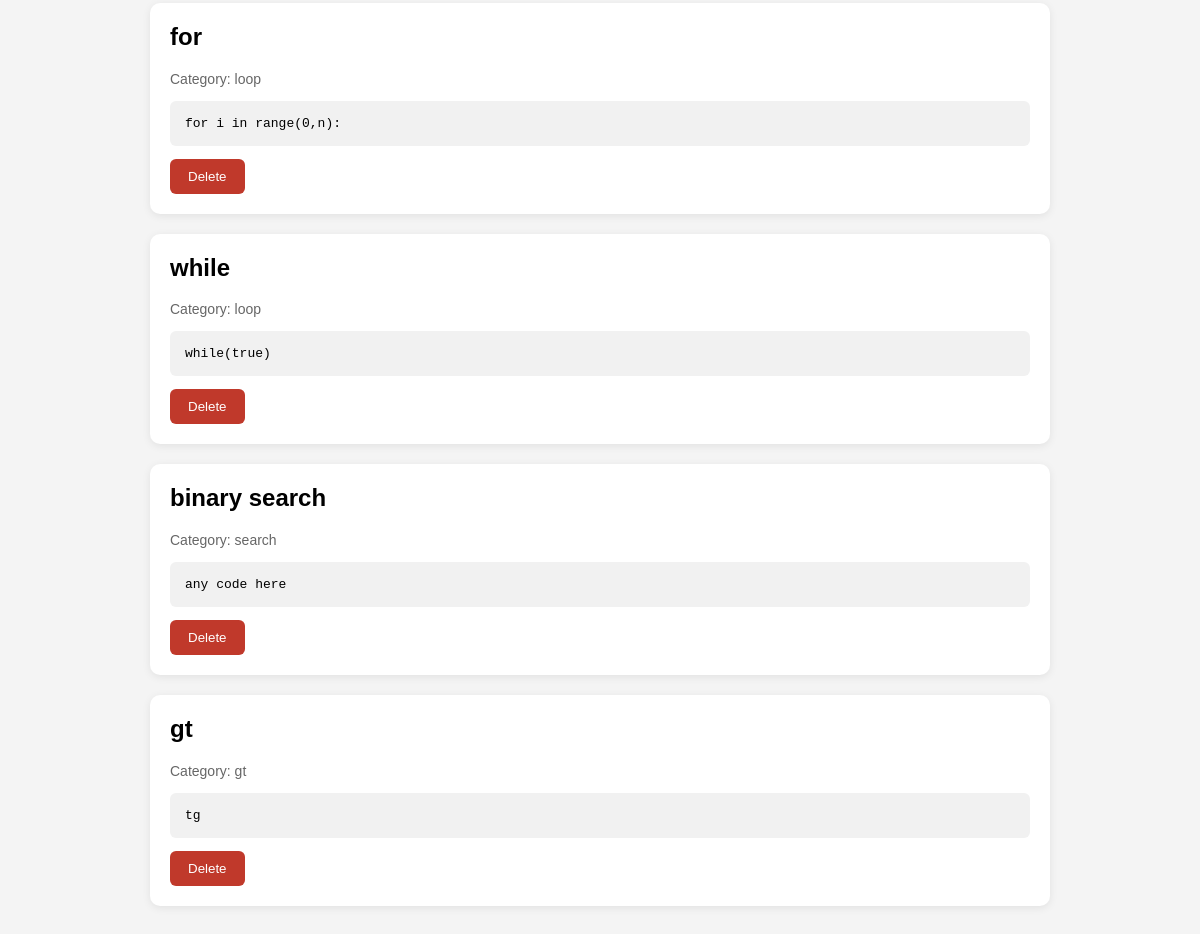
Before: / (lower part) with the older database file.
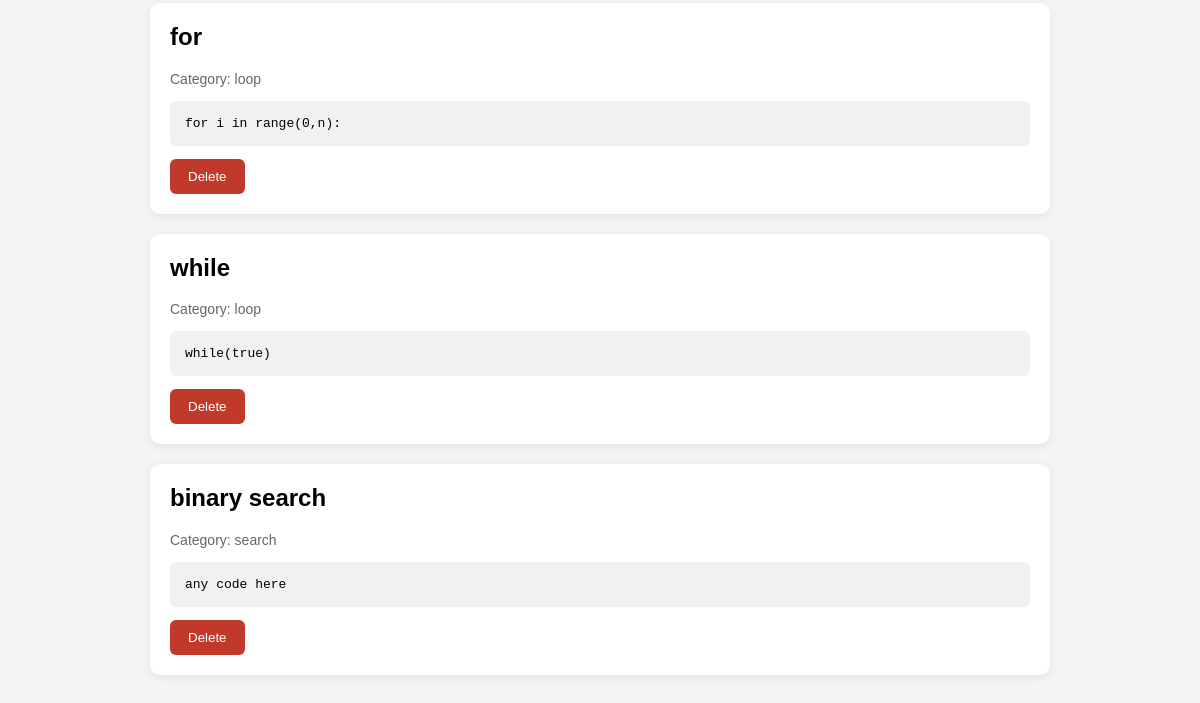
After: the same page with the newer database file.
### tables this page shows
CREATE TABLE snippets (
    sno INTEGER PRIMARY KEY AUTOINCREMENT,
    name TEXT,
    cat TEXT,
    code TEXT
);

### main.py (the view)
@app.route("/")
def home():
    category = request.args.get("category")
    search = request.args.get("search")
    conn = sqlite3.connect("snippets.db")
    cursor = conn.cursor()
    if search:
        cursor.execute(
            """
            SELECT * FROM snippets
            WHERE name LIKE ? OR code LIKE ?
            """,
            (f"%{search}%", f"%{search}%")
        )
    elif category:
        cursor.execute(
            "SELECT * FROM snippets WHERE cat = ?",
            (category,)
        )
    else:
        cursor.execute("SELECT * FROM snippets")
    snippets = cursor.fetchall()
    cursor.execute("SELECT DISTINCT cat FROM snippets")
    categories = cursor.fetchall()
    conn.close()
    return render_template(
        "index.html",
        snippets=snippets,
        categories=categories
    )

### templates/index.html (shortened to what this page needs)
<!DOCTYPE html>
<html>
<head>
    <link rel="stylesheet" href="{{ url_for('static', filename='style.css') }}">
</head>
<body>
    <div class="container">
        {% for snippet in snippets %}
            <div class="snippet">
                <h2>{{ snippet[1] }}</h2>
                <p class="category">
                    Category: {{ snippet[2] }}
                </p>
                <pre>{{ snippet[3] }}</pre>
                <form action="/delete/{{ snippet[0] }}" method="POST">
                    <button class="delete" type="submit">
                        Delete
                    </button>
                </form>
            </div>
        {% endfor %}
    </div>
</body>
</html>

### static/style.css (style rules this page uses)
* { box-sizing: border-box; }
body { margin: 0; font-family: Arial, sans-serif; background: #f4f4f4; }
.container { width: 80%; max-width: 900px; margin: 40px auto; }
.card, .snippet { background: white; padding: 20px; margin-bottom: 20px; border-radius: 10px; box-shadow: 0 2px 8px rgba(0, 0, 0, 0.08); }
button { padding: 10px 18px; border: none; border-radius: 6px; background: #333; color: white; cursor: pointer; }
.snippet h2 { margin-top: 0; }
.category { color: #666; font-size: 14px; }
pre { background: #f1f1f1; padding: 15px; border-radius: 6px; overflow-x: auto; }
.delete { background: #c0392b; }

Changed rows visible on the page:
removed snippets: name "gt", cat "gt", code "tg"
